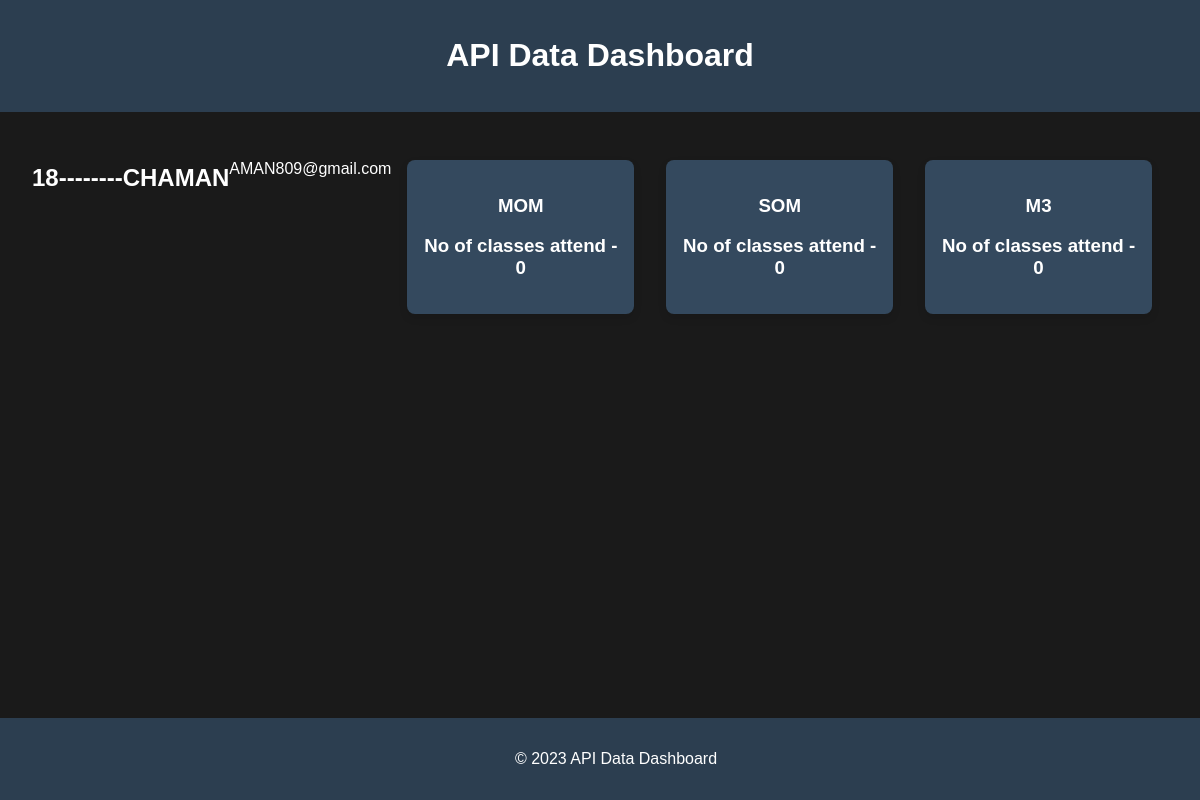
Before: /17 with the older database file.
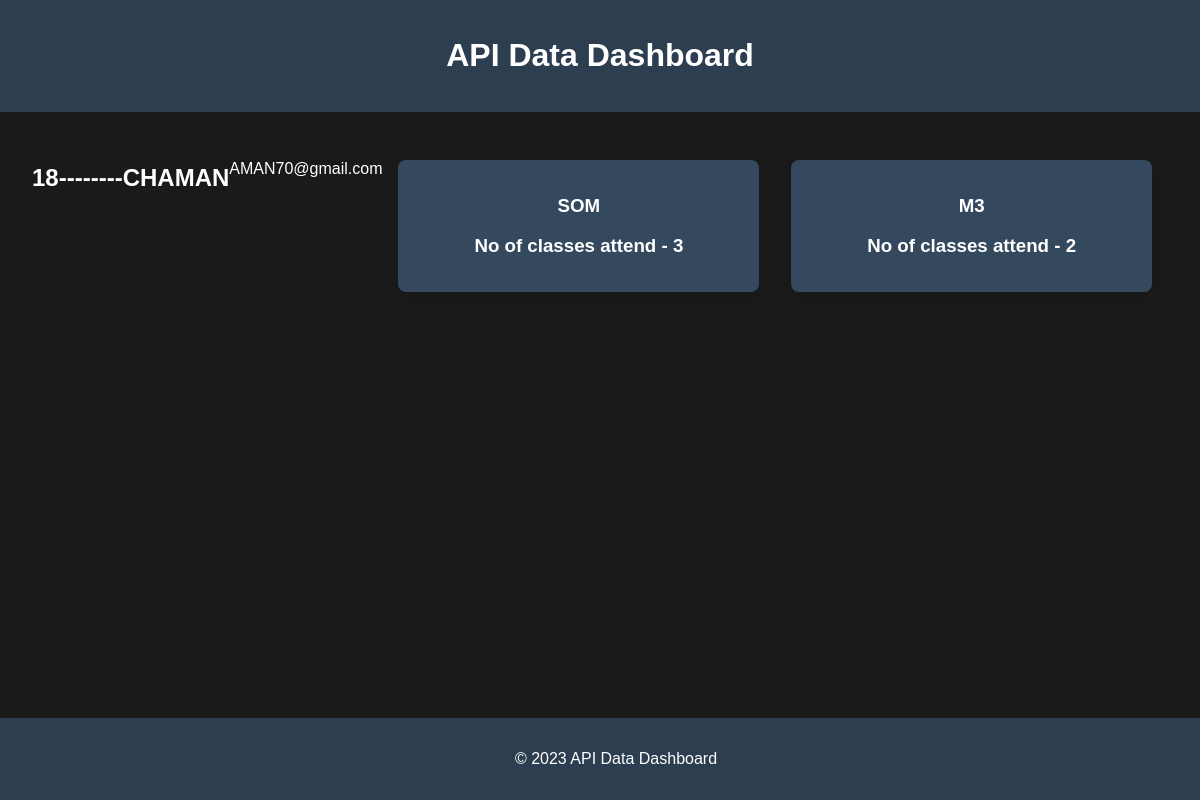
After: the same page with the newer database file.
### api/models.py (models this page shows, shortened)
class Student(models.Model):
      name = models.ForeignKey(User , on_delete=models.CASCADE  ,null = True , blank = True)
      attendance_status = models.CharField(max_length=7)
      subjects = models.ManyToManyField(Subject)

class Attendance(models.Model):
      subject = models.ForeignKey(Subject , on_delete= models.CASCADE)
      student = models.ForeignKey(Student , on_delete= models.CASCADE , null = True)
      no_of_classes_attended = models.IntegerField()

class Subject(models.Model):
      name = models.CharField(max_length=20)
      No_of_classes = models.IntegerField()
      no_of_required_classes = models.IntegerField()

### user_accounts/views.py (the view)
# urls.py: path("<pk>", student_data , name="student-data"),
def student_data(request,pk):
        student = Student.objects.get(id = pk)
        data = Attendance.objects.filter(student = student)
        context = {
                "stu":student,
                "data":data
        }
        return render(request , "CRUD.html" , context)

### TEMPLATES/CRUD.html (shortened to what this page needs)
<!DOCTYPE html>
<html lang="en">
<head>
</head>
<body>
  <header>
    <h1>API Data Dashboard</h1>
  </header>
  <section>
   <h2>{{stu.name.id}}--------{{stu.name.username}}</h2>
   <p>{{stu.name.email}}</p>
   {% for i in data %}
    <div class="card">
      <h3>{{i.subject.name}}</h3>
      <h3>No of classes attend - {{i.no_of_classes_attended}}</h3>
</div>
{% endfor %}
  </section>
  <footer>
    <p>&copy; 2023 API Data Dashboard</p>
  </footer>
</body>
</html>

Changed rows visible on the page:
removed Attendance: subject.name "MOM", no_of_classes_attended "0"
changed through a linked row, Student "CHAMAN": name.email "AMAN809@gmail.com" → "AMAN70@gmail.com"
changed Attendance "SOM": no_of_classes_attended "0" → "3"
changed Attendance (number 2 of 2 on the later page): no_of_classes_attended "0" → "2"
